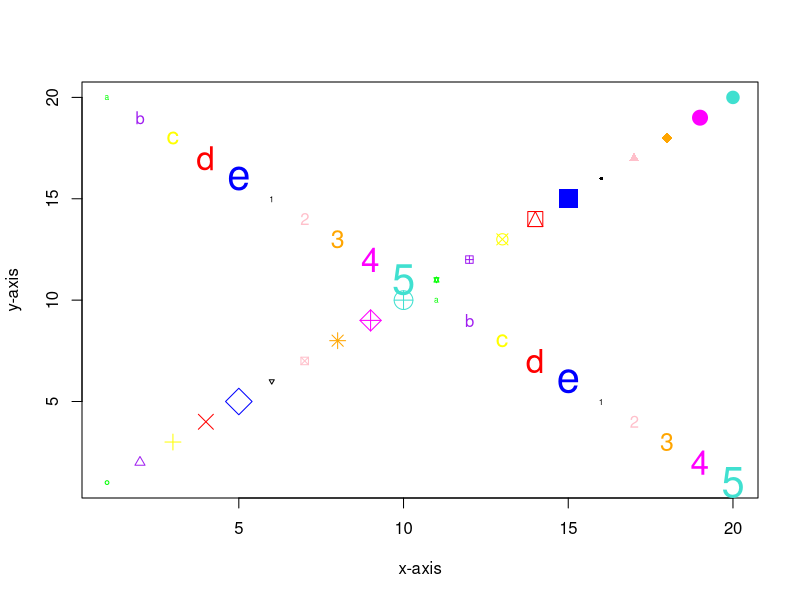

Generate this figure with R:
# Export PDF graphics file

setwd("your/path")


# PDF

pdf("My_PDF.pdf", width = 8, height = 8, useDingbats = F)

plot(1:20, # x-axis
     1:20, # y-axis
     pch = c(1:20), # symbol 
     col = c("green", "purple", "yellow", "red", "blue", "black", "pink", "orange", "magenta", "turquoise"), # color
     cex = c(0.5, 1, 1.5, 2, 2.5), # size
     xlab = 'x-axis', # x-axis labeling
     ylab = 'y-axis') # y-axis labeling


points(1:20,
        20:1,
        pch = c("a", "b", "c", "d", "e", "1", "2", "3", "4", "5"), #symbols
        col = c("green", "purple", "yellow", "red", "blue", "black", "pink", "orange", "magenta", "turquoise"), # color
        cex = c(0.5, 1, 1.5, 2, 2.5), # size
        xlab = 'x-axis', # x-axis labeling
        ylab = 'y-axis') # y-axis labeling)

dev.off()
